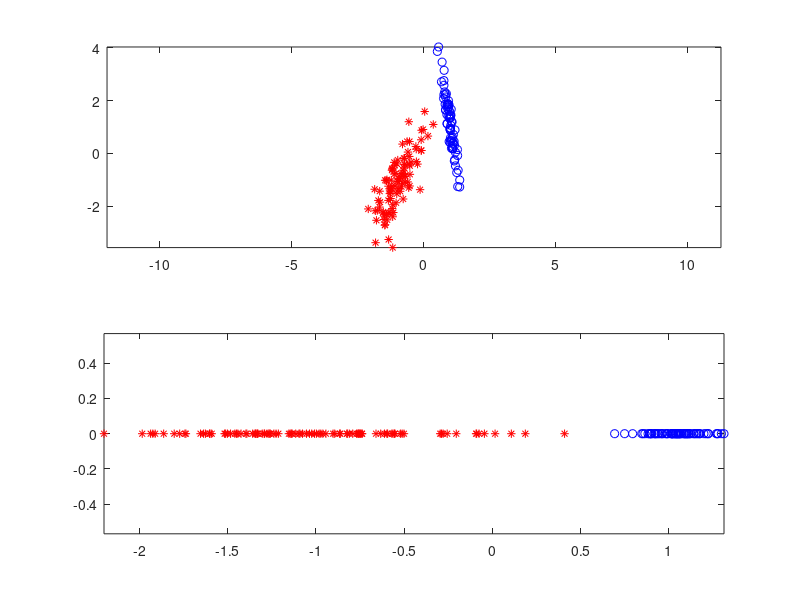

Source code (MATLAB):
clear all, close all,

% Generate n-dimensional data vectors from 2 Gaussian pdfs
n = 2; 
N1 = 100; mu1 = -1*ones(n,1); A1 = 3*(rand(n,n)-0.5); %S1 = A*A';
N2 = 75; mu2 = 1*ones(n,1); A2 = 2*(rand(n,n)-0.5);
x1 = A1*randn(n,N1)+mu1*ones(1,N1);
x2 = A2*randn(n,N2)+mu2*ones(1,N2);

% Estimate mean vectors and covariance matrices from samples
mu1hat = mean(x1,2); S1hat = cov(x1');
mu2hat = mean(x2,2); S2hat = cov(x2');

% Calculate the between/within-class scatter matrices
Sb = (mu1hat-mu2hat)*(mu1hat-mu2hat)';
Sw = S1hat + S2hat;

% Solve for the Fisher LDA projection vector (in w)
[V,D] = eig(inv(Sw)*Sb);
[~,ind] = sort(diag(D),'descend');
w = V(:,ind(1)); % Fisher LDA projection vector

% Linearly project the data from both categories on to w
y1 = w'*x1;
y2 = w'*x2;

% Plot the data before and after linear projection
figure(1),
subplot(2,1,1), plot(x1(1,:),x1(2,:),'r*'); hold on;
plot(x2(1,:),x2(2,:),'bo'); axis equal, 
subplot(2,1,2), plot(y1(1,:),zeros(1,N1),'r*'); hold on;
plot(y2(1,:),zeros(1,N2),'bo'); axis equal,






